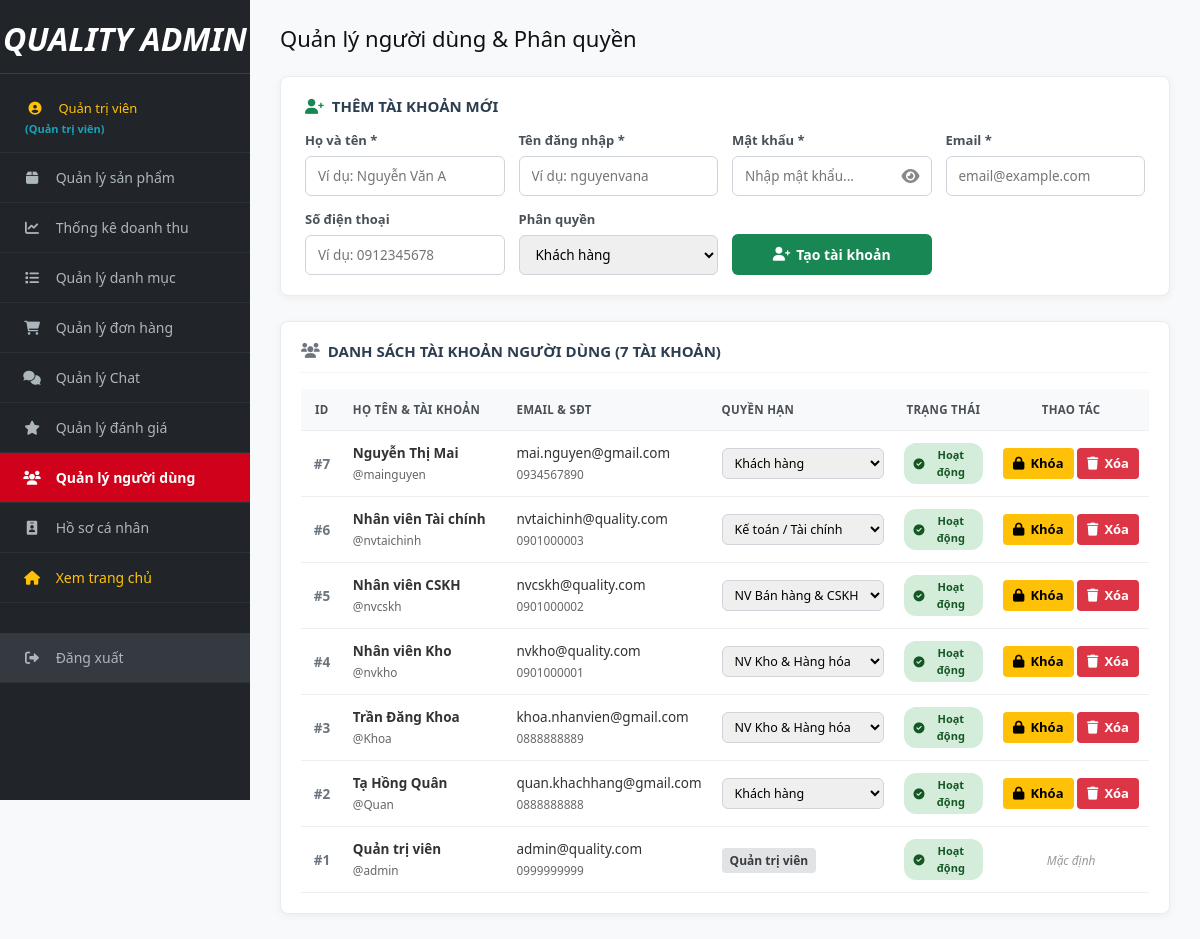
The app's page /Admin/QuanLyNguoiDung.php (signed in) with its own data.
### tables this page shows
CREATE TABLE IF NOT EXISTS `tbl_nguoidung` (
  `IdNguoiDung` int(10) NOT NULL AUTO_INCREMENT,
  `HoTen` varchar(100) NOT NULL,
  `TenDangNhap` varchar(50) NOT NULL,
  `MatKhau` varchar(100) NOT NULL,
  `Email` varchar(100) NOT NULL,
  `DienThoai` varchar(20) NOT NULL,
  `QuyenHan` tinyint(1) NOT NULL DEFAULT '2',  
  `Khoa` tinyint(1) NOT NULL DEFAULT '0',      
  PRIMARY KEY (`IdNguoiDung`)
);

### Admin/QuanLyNguoiDung.php (called while the page is built)
<?php
require_once __DIR__ . '/qlnguoidung/index.php';
?>

### model/nguoidung.php (called while the page is built, shortened)
<?php
class NGUOIDUNG {
    public function laydanhsachnguoidung() {
        $db = DATABASE::connect();
        try {
            $sql = "SELECT * FROM tbl_nguoidung ORDER BY IdNguoiDung DESC";
            $cmd = $db->prepare($sql);
            $cmd->execute();
            return $cmd->fetchAll();
        } catch (PDOException $e) {
            return [];
        }
    }
}
?>

### Admin/qlnguoidung/main.php (the view, shortened to what this page needs)
<?php
require_once __DIR__ . '/../inc/top.php';
?>
<div class="header-page">
    <h1>Quản lý người dùng & Phân quyền</h1>
</div>
<div style="background: #fff; padding: 20px 24px; border-radius: 8px; box-shadow: 0 2px 8px rgba(0,0,0,0.05); margin-bottom: 25px; border: 1px solid #e9ecef;">
    <h3 style="margin-top: 0; margin-bottom: 16px; font-size: 15px; text-transform: uppercase; color: #2c3e50; font-weight: 700; display: flex; align-items: center; gap: 8px;">
        <i class="fa fa-user-plus text-success"></i> Thêm tài khoản mới
    </h3>
    <form method="post" action="?action=them" autocomplete="off">
        <div style="display: grid; grid-template-columns: repeat(auto-fit, minmax(180px, 1fr)); gap: 14px; align-items: flex-end;">
            <div>
                <label style="display: block; margin-bottom: 5px; font-weight: 600; font-size: 13px; color: #495057;">Họ và tên *</label>
                <input type="text" name="hoten" required autocomplete="off" placeholder="Ví dụ: Nguyễn Văn A" style="width: 100%; padding: 9px 12px; border: 1px solid #ced4da; border-radius: 6px; box-sizing: border-box; font-size: 13.5px;">
            </div>
            <div>
                <label style="display: block; margin-bottom: 5px; font-weight: 600; font-size: 13px; color: #495057;">Tên đăng nhập *</label>
                <input type="text" name="tendangnhap" required autocomplete="off" placeholder="Ví dụ: nguyenvana" style="width: 100%; padding: 9px 12px; border: 1px solid #ced4da; border-radius: 6px; box-sizing: border-box; font-size: 13.5px;">
            </div>
            <div>
                <label style="display: block; margin-bottom: 5px; font-weight: 600; font-size: 13px; color: #495057;">Mật khẩu *</label>
                <div style="position: relative;">
                    <input type="password" name="matkhau" id="input-matkhau" required autocomplete="new-password" placeholder="Nhập mật khẩu..." readonly onfocus="this.removeAttribute('readonly');" style="width: 100%; padding: 9px 38px 9px 12px; border: 1px solid #ced4da; border-radius: 6px; box-sizing: border-box; font-size: 13.5px;">
                    <i class="fa fa-eye" id="toggle-matkhau" onclick="togglePasswordVisibility()" style="position: absolute; right: 12px; top: 50%; transform: translateY(-50%); cursor: pointer; color: #888;"></i>
                </div>
            </div>
            <div>
                <label style="display: block; margin-bottom: 5px; font-weight: 600; font-size: 13px; color: #495057;">Email *</label>
                <input type="email" name="email" required autocomplete="off" placeholder="email@example.com" readonly onfocus="this.removeAttribute('readonly');" style="width: 100%; padding: 9px 12px; border: 1px solid #ced4da; border-radius: 6px; box-sizing: border-box; font-size: 13.5px;">
            </div>
            <div>
                <label style="display: block; margin-bottom: 5px; font-weight: 600; font-size: 13px; color: #495057;">Số điện thoại</label>
                <input type="text" name="dienthoai" autocomplete="off" placeholder="Ví dụ: 0912345678" style="width: 100%; padding: 9px 12px; border: 1px solid #ced4da; border-radius: 6px; box-sizing: border-box; font-size: 13.5px;">
            </div>
            <div>
                <label style="display: block; margin-bottom: 5px; font-weight: 600; font-size: 13px; color: #495057;">Phân quyền</label>
                <select name="quyenhan" style="width: 100%; padding: 9px 12px; border: 1px solid #ced4da; border-radius: 6px; box-sizing: border-box; font-size: 13.5px;">
                    <option value="2">Khách hàng</option>
                </select>
            </div>
            <div>
                <button type="submit" class="btn btn-add" style="width: 100%; padding: 10px 14px; border: none; cursor: pointer; font-size: 14px; font-weight: 600; border-radius: 6px; display: inline-flex; align-items: center; justify-content: center; gap: 6px; white-space: nowrap;">
                    <i class="fa fa-user-plus"></i> Tạo tài khoản
                </button>
            </div>
        </div>
    </form>
</div>
<div class="table-container" style="background: #fff; padding: 20px; border-radius: 8px; box-shadow: 0 2px 8px rgba(0,0,0,0.05); border: 1px solid #e9ecef;">
    <div style="display: flex; justify-content: space-between; align-items: center; margin-bottom: 16px; padding-bottom: 12px; border-bottom: 1px solid #f1f3f5;">
        <h3 style="margin: 0; font-size: 15px; font-weight: 700; color: #2c3e50; text-transform: uppercase; display: flex; align-items: center; gap: 8px;">
            <i class="fa fa-users text-secondary"></i> Danh sách tài khoản người dùng (<?= count($users) ?> tài khoản)
        </h3>
    </div>
    <table style="width: 100%; border-collapse: collapse;">
        <thead>
            <tr style="background: #f8f9fa;">
                <th style="width: 70px; text-align: center;">ID</th>
                <th style="width: 250px;">Họ tên & Tài khoản</th>
                <th>Email & SĐT</th>
                <th style="width: 160px;">Quyền hạn</th>
                <th style="width: 130px; text-align: center;">Trạng thái</th>
                <th style="width: 150px; text-align: center;">Thao tác</th>
            </tr>
        </thead>
        <tbody>
            <?php if (!empty($users)): ?>
                <?php foreach ($users as $u):
                    $isAdmin = ($u['QuyenHan'] == 1);
                    $isLocked = ($u['Khoa'] == 1);
                ?>
                    <tr style="<?= $isLocked ? 'background: #fff5f5; opacity: 0.88;' : '' ?>">
                        <td style="text-align: center; font-weight: bold; color: #6c757d;">#<?= $u['IdNguoiDung'] ?></td>
                        <td>
                            <strong><?= htmlspecialchars($u['HoTen']) ?></strong><br>
                            <small style="color: #666;">@<?= htmlspecialchars($u['TenDangNhap']) ?></small>
                        </td>
                        <td>
                            <div><?= htmlspecialchars($u['Email']) ?></div>
                            <small style="color: #666;"><?= htmlspecialchars($u['DienThoai'] ?: 'Chưa cập nhật') ?></small>
                        </td>
                        <td>
                            <?php if ($isAdmin): ?>
                                <span style="background: #e2e3e5; color: #383d41; padding: 4px 8px; border-radius: 4px; font-size: 12px; font-weight: bold;">Quản trị viên</span>
                            <?php else: ?>
                                <form method="post" action="?action=quyen" style="margin: 0;">
                                    <select name="quyenhan" data-current="<?= $u['QuyenHan'] ?>" onchange="confirmChangeRole(this, '<?= htmlspecialchars($u['TenDangNhap'], ENT_QUOTES) ?>')" style="padding: 5px 8px; border-radius: 6px; font-size: 12.5px; border: 1px solid #ced4da; cursor: pointer;">
                                        <option value="2" <?= ($u['QuyenHan'] == 2) ? 'selected' : '' ?>>Khách hàng</option>
                                        <option value="3" <?= ($u['QuyenHan'] == 3) ? 'selected' : '' ?>>NV Kho & Hàng hóa</option>
                                        <option value="4" <?= ($u['QuyenHan'] == 4) ? 'selected' : '' ?>>NV Bán hàng & CSKH</option>
                                        <option value="5" <?= ($u['QuyenHan'] == 5) ? 'selected' : '' ?>>Kế toán / Tài chính</option>
                                    </select>
                                </form>
                            <?php endif; ?>
                        </td>
                        <td style="text-align: center;">
                            <?php if ($isLocked): ?>
                                <span style="background: #f8d7da; color: #721c24; padding: 4px 10px; border-radius: 12px; font-size: 11px; font-weight: bold; display: inline-flex; align-items: center; gap: 4px;">
                                    <i class="fa fa-lock"></i> Bị khóa
                                </span>
                            <?php else: ?>
                                <span style="background: #d4edda; color: #155724; padding: 4px 10px; border-radius: 12px; font-size: 11px; font-weight: bold; display: inline-flex; align-items: center; gap: 4px;">
                                    <i class="fa fa-check-circle"></i> Hoạt động
                                </span>
                            <?php endif; ?>
                        </td>
                        <td style="text-align: center; white-space: nowrap;">
                            <?php if (!$isAdmin): ?>
                                <a href="?action=khoa&id=<?= $u['IdNguoiDung'] ?>" class="btn" style="background: <?= $isLocked ? '#28a745' : '#ffc107' ?>; color: <?= $isLocked ? '#fff' : '#000' ?>; padding: 6px 10px;" onclick="return confirm('<?= $isLocked ? 'Mở khóa tài khoản này?' : 'Khóa tài khoản này?' ?>');" title="<?= $isLocked ? 'Mở khóa' : 'Khóa' ?>">
                                    <?= $isLocked ? '<i class="fa fa-unlock"></i> Mở' : '<i class="fa fa-lock"></i> Khóa' ?>
                                </a>
                                <a href="?action=xoa&id=<?= $u['IdNguoiDung'] ?>" class="btn btn-delete" style="padding: 6px 10px;" onclick="return confirm('Bạn có chắc chắn muốn xóa tài khoản này?');" title="Xóa tài khoản">
                                    <i class="fa fa-trash"></i> Xóa
                                </a>
                            <?php else: ?>
                                <small style="color: #999; font-style: italic;">Mặc định</small>
                            <?php endif; ?>
                        </td>
                    </tr>
                <?php endforeach; ?>
            <?php else: ?>
                <tr><td colspan="6" style="text-align: center; color: #888; padding: 40px;">Chưa có tài khoản người dùng nào.</td></tr>
            <?php endif; ?>
        </tbody>
    </table>
</div>
<?php require_once __DIR__ . '/../inc/bottom.php'; ?>

### Admin/assets/admin.css (style rules this page uses)
*, *::before, *::after { box-sizing: border-box; }
html { width: 100%; }
a { text-decoration: none; }
body { margin: 0; padding: 0; font-family: 'Segoe UI', Arial, sans-serif; background: #f8f9fa; color: #333; width: 100%; min-height: 100vh; display: flex; overflow-x: hidden; }
.header-page { display: flex; justify-content: space-between; align-items: center; margin-bottom: 25px; flex-wrap: wrap; gap: 15px; }
.header-page h1 { margin: 0; font-size: 22px; color: #111; }
.btn { padding: 8px 14px; border-radius: 4px; text-decoration: none; font-weight: 600; font-size: 13px; display: inline-flex; align-items: center; gap: 6px; border: none; cursor: pointer; transition: all 0.2s ease; white-space: nowrap; }
.btn-add { background: #198754; color: #fff; }
.btn-delete { background: #dc3545; color: #fff; }
.table-container { background: #fff; padding: 20px; border-radius: 8px; box-shadow: 0 1px 6px rgba(0,0,0,0.06); overflow-x: auto; max-width: 100%; width: 100%; box-sizing: border-box; -webkit-overflow-scrolling: touch; }
table { width: 100%; border-collapse: collapse; }
th, td { padding: 12px 10px; text-align: left; border-bottom: 1px solid #eee; font-size: 13.5px; vertical-align: middle; }
th { background: #f8f9fa; color: #495057; text-transform: uppercase; font-size: 11.5px; font-weight: 700; letter-spacing: 0.3px; white-space: nowrap; }

### records on screen
tbl_nguoidung: IdNguoiDung "7", HoTen "Nguyễn Thị Mai", TenDangNhap "mainguyen", Email "mai.nguyen@gmail.com", DienThoai "0934567890", quyenhan "Khách hàng", Khoa 0 (drawn)
tbl_nguoidung: IdNguoiDung "6", HoTen "Nhân viên Tài chính", TenDangNhap "nvtaichinh", Email "nvtaichinh@quality.com", DienThoai "0901000003", quyenhan "Kế toán / Tài chính", Khoa 0 (drawn)
tbl_nguoidung: IdNguoiDung "5", HoTen "Nhân viên CSKH", TenDangNhap "nvcskh", Email "nvcskh@quality.com", DienThoai "0901000002", quyenhan "NV Bán hàng & CSKH", Khoa 0 (drawn)
tbl_nguoidung: IdNguoiDung "4", HoTen "Nhân viên Kho", TenDangNhap "nvkho", Email "nvkho@quality.com", DienThoai "0901000001", quyenhan "NV Kho & Hàng hóa", Khoa 0 (drawn)
tbl_nguoidung: IdNguoiDung "3", HoTen "Trần Đăng Khoa", TenDangNhap "Khoa", Email "khoa.nhanvien@gmail.com", DienThoai "0888888889", quyenhan "NV Kho & Hàng hóa", Khoa 0 (drawn)
tbl_nguoidung: IdNguoiDung "2", HoTen "Tạ Hồng Quân", TenDangNhap "Quan", Email "quan.khachhang@gmail.com", DienThoai "0888888888", quyenhan "Khách hàng", Khoa 0 (drawn)
tbl_nguoidung: IdNguoiDung "1", HoTen "Quản trị viên", TenDangNhap "admin", Email "admin@quality.com", DienThoai "0999999999", QuyenHan "Quản trị viên", Khoa 0 (drawn)

### other values on screen
$_SESSION['user_name'] "Quản trị viên"
$displayRole "Quản trị viên"
count($users) "7"
